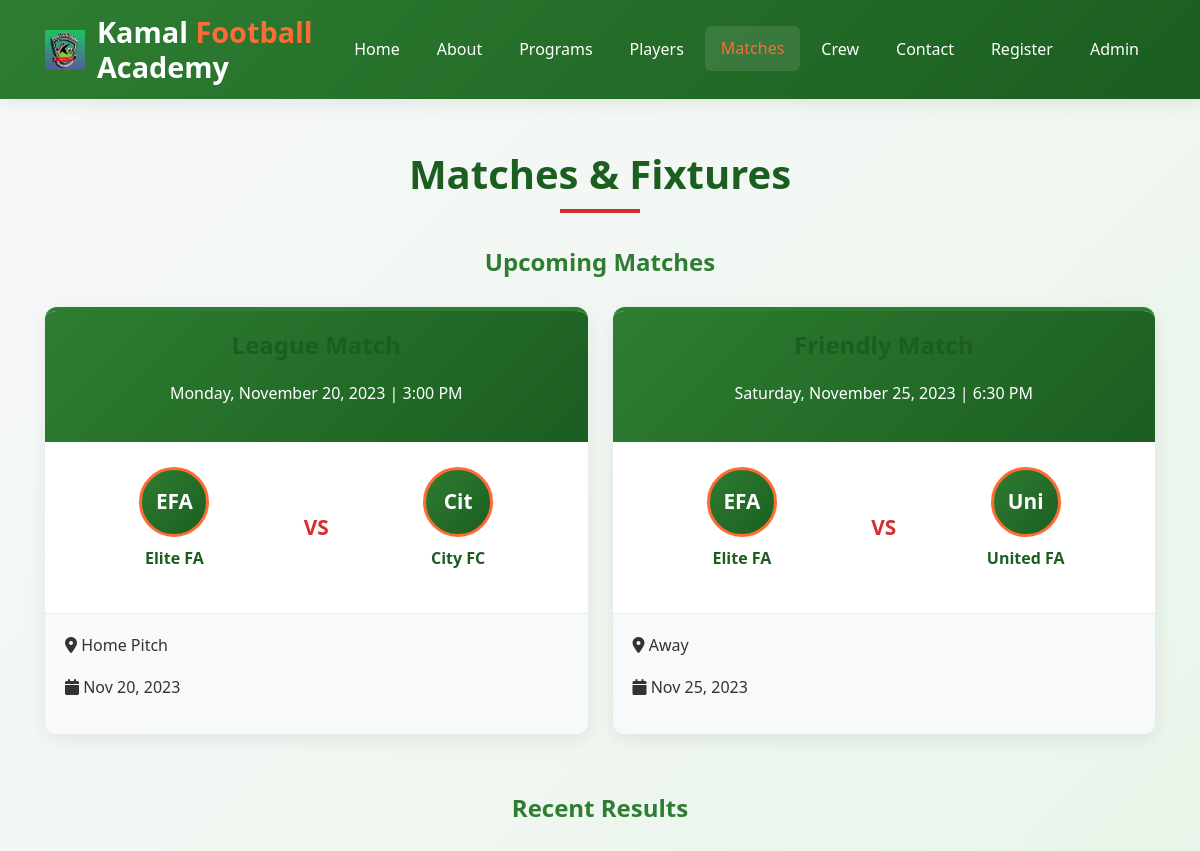
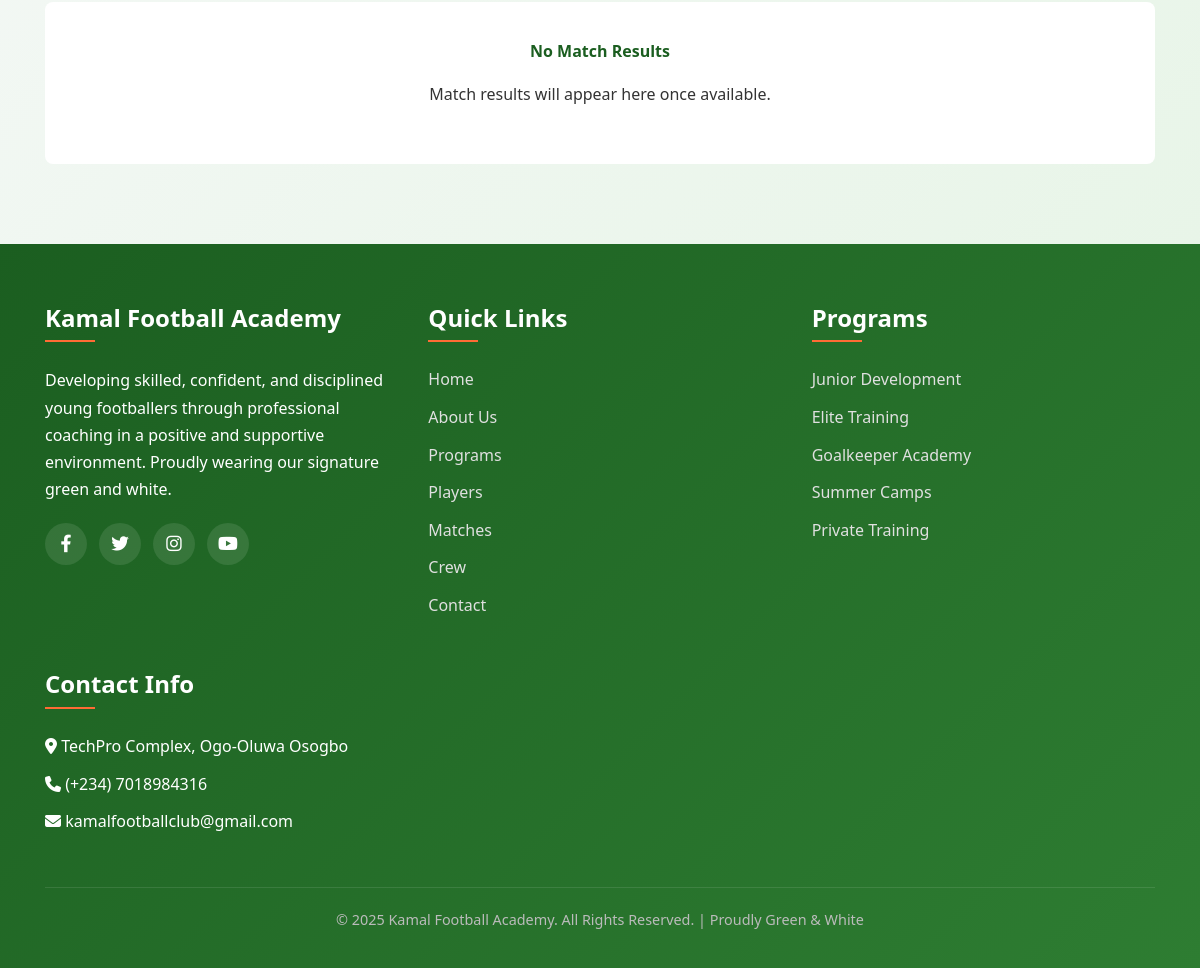
The app's page /matches.php with its own data (2 pictures, top to bottom).
### tables this page shows
CREATE TABLE matches (
    id INT AUTO_INCREMENT PRIMARY KEY,
    match_type ENUM('league', 'friendly', 'tournament'),
    opponent VARCHAR(100) NOT NULL,
    match_date DATE,
    match_time TIME,
    venue VARCHAR(100),
    our_score INT,
    opponent_score INT,
    status ENUM('upcoming', 'completed', 'cancelled'),
    created_at TIMESTAMP DEFAULT CURRENT_TIMESTAMP
);

### matches.php (the view, shortened to what this page needs)
<?php
include 'includes/header.php';
$upcoming_matches = $pdo->query("SELECT * FROM matches WHERE status = 'upcoming' ORDER BY match_date ASC")->fetchAll();
$completed_matches = $pdo->query("SELECT * FROM matches WHERE status = 'completed' ORDER BY match_date DESC LIMIT 10")->fetchAll();
?>
<section class="facilities" style="padding-top: 150px;">
    <div class="container">
        <h2>Matches & Fixtures</h2>
        <div style="margin-bottom: 60px;">
            <h3 style="text-align: center; margin-bottom: 30px; color: var(--primary);">Upcoming Matches</h3>
            <?php if (empty($upcoming_matches)): ?>
                <div style="text-align: center; padding: 40px; background: white; border-radius: 8px;">
                    <h4>No Upcoming Matches</h4>
                    <p>Check back later for upcoming fixtures.</p>
                </div>
            <?php else: ?>
                <div class="matches-container">
                    <?php foreach ($upcoming_matches as $match): ?>
                    <div class="match-card">
                        <div class="match-header">
                            <h3><?php echo ucfirst($match['match_type']); ?> Match</h3>
                            <p><?php echo date('l, F j, Y', strtotime($match['match_date'])); ?> | <?php echo date('g:i A', strtotime($match['match_time'])); ?></p>
                        </div>
                        <div class="match-teams">
                            <div class="team">
                                <div class="team-logo">EFA</div>
                                <h4>Elite FA</h4>
                            </div>
                            <div class="vs">VS</div>
                            <div class="team">
                                <div class="team-logo"><?php echo substr($match['opponent'], 0, 3); ?></div>
                                <h4><?php echo htmlspecialchars($match['opponent']); ?></h4>
                            </div>
                        </div>
                        <div class="match-details">
                            <p><i class="fas fa-map-marker-alt"></i> <?php echo htmlspecialchars($match['venue']); ?></p>
                            <p><i class="fas fa-calendar"></i> <?php echo date('M j, Y', strtotime($match['match_date'])); ?></p>
                        </div>
                    </div>
                    <?php endforeach; ?>
                </div>
            <?php endif; ?>
        </div>
        <div>
            <h3 style="text-align: center; margin-bottom: 30px; color: var(--primary);">Recent Results</h3>
            <?php if (empty($completed_matches)): ?>
                <div style="text-align: center; padding: 40px; background: white; border-radius: 8px;">
                    <h4>No Match Results</h4>
                    <p>Match results will appear here once available.</p>
                </div>
            <?php endif; ?>
        </div>
    </div>
</section>
<?php include 'includes/footer.php'; ?>

### includes/header.php (shortened to what this page needs)
<!DOCTYPE html>
<html lang="en">
<head>
    <link rel="stylesheet" href="https://cdnjs.cloudflare.com/ajax/libs/font-awesome/6.4.0/css/all.min.css">
    <link rel="stylesheet" href="css/style.css">
</head>
<body>
    <header>
        <div class="container header-container">
            <div class="logo">
                <img src="image/logo.jpg" alt="Kamal Football Academy Logo" onerror="this.style.display='none'" style="height: 40px;width: 40px;">
                <h1>Kamal <span>Football</span> Academy</h1>
            </div>
            <nav>
                <ul>
                    <li><a href="index.php" <?php echo basename($_SERVER['PHP_SELF']) == 'index.php' ? 'class="active"' : ''; ?>>Home</a></li>
                    <li><a href="about.php" <?php echo basename($_SERVER['PHP_SELF']) == 'about.php' ? 'class="active"' : ''; ?>>About</a></li>
                    <li><a href="programs.php" <?php echo basename($_SERVER['PHP_SELF']) == 'programs.php' ? 'class="active"' : ''; ?>>Programs</a></li>
                    <li><a href="players.php" <?php echo basename($_SERVER['PHP_SELF']) == 'players.php' ? 'class="active"' : ''; ?>>Players</a></li>
                    <li><a href="matches.php" <?php echo basename($_SERVER['PHP_SELF']) == 'matches.php' ? 'class="active"' : ''; ?>>Matches</a></li>
                    <li><a href="staff.php" <?php echo basename($_SERVER['PHP_SELF']) == 'staff.php' ? 'class="active"' : ''; ?>>Crew</a></li>
                    <li><a href="contact.php" <?php echo basename($_SERVER['PHP_SELF']) == 'contact.php' ? 'class="active"' : ''; ?>>Contact</a></li>
                    <li><a href="register.php" <?php echo basename($_SERVER['PHP_SELF']) == 'register.php' ? 'class="active"' : ''; ?>>Register</a></li>
                    <li><a href="admin-login.php" <?php echo basename($_SERVER['PHP_SELF']) == 'admin-login.php' || strpos($_SERVER['PHP_SELF'], 'admin-') !== false ? 'class="active"' : ''; ?>>Admin</a></li>
                </ul>
            </nav>
        </div>
    </header>

### includes/footer.php (shortened to what this page needs)
    <footer>
        <div class="container">
            <div class="footer-container">
                <div class="footer-col">
                    <h3>Kamal Football Academy</h3>
                    <p>Developing skilled, confident, and disciplined young footballers through professional coaching in a positive and supportive environment. Proudly wearing our signature green and white.</p>
                    <div class="social-links">
                        <a href="#"><i class="fab fa-facebook-f"></i></a>
                        <a href="#"><i class="fab fa-twitter"></i></a>
                        <a href="#"><i class="fab fa-instagram"></i></a>
                        <a href="#"><i class="fab fa-youtube"></i></a>
                    </div>
                </div>
                <div class="footer-col">
                    <h3>Quick Links</h3>
                    <ul class="footer-links">
                        <li><a href="index.php">Home</a></li>
                        <li><a href="about.php">About Us</a></li>
                        <li><a href="programs.php">Programs</a></li>
                        <li><a href="players.php">Players</a></li>
                        <li><a href="matches.php">Matches</a></li>
                        <li><a href="staff.php">Crew</a></li>
                        <li><a href="contact.php">Contact</a></li>
                    </ul>
                </div>
                <div class="footer-col">
                    <h3>Programs</h3>
                    <ul class="footer-links">
                        <li><a href="programs.php">Junior Development</a></li>
                        <li><a href="programs.php">Elite Training</a></li>
                        <li><a href="programs.php">Goalkeeper Academy</a></li>
                        <li><a href="programs.php">Summer Camps</a></li>
                        <li><a href="programs.php">Private Training</a></li>
                    </ul>
                </div>
                <div class="footer-col">
                    <h3>Contact Info</h3>
                    <ul class="footer-links">
                        <li><i class="fas fa-map-marker-alt"></i> TechPro Complex, Ogo-Oluwa Osogbo</li>
                        <li><i class="fas fa-phone"></i> (+234) 7018984316</li>
                        <li><i class="fas fa-envelope"></i> kamalfootballclub@gmail.com</li>
                    </ul>
                </div>
            </div>
            <div class="copyright">
                <p>&copy; 2025 Kamal Football Academy. All Rights Reserved. | Proudly Green & White</p>
            </div>
        </div>
    </footer>
</body>
</html>

### css/style.css (style rules this page uses)
* { margin: 0; padding: 0; box-sizing: border-box; font-family: 'Segoe UI', Tahoma, Geneva, Verdana, sans-serif; }
:root { --primary: #2e7d32; --secondary: #d32f2f; --accent: #ff6b35; --light: #f8f9fa; --dark: #1b5e20; --text: #333333; --white: #ffffff; --gray: #6c757d; --border: #e9ecef; }
html { scroll-behavior: smooth; }
body { line-height: 1.6; color: var(--text); background-color: var(--white); overflow-x: hidden; margin: 0 !important; padding: 0 !important; }
.container { width: 90%; max-width: 1200px; margin: 0 auto; padding: 0 15px; }
section { padding: 80px 0; }
h1, h2, h3, h4 { margin-bottom: 20px; color: var(--dark); line-height: 1.2; }
h1 { font-size: clamp(2.5rem, 5vw, 3.5rem); }
h2 { font-size: clamp(2rem, 4vw, 2.5rem); text-align: center; margin-bottom: 50px; position: relative; }
h2:after { content: ''; position: absolute; bottom: -15px; left: 50%; transform: translateX(-50%); width: 80px; height: 4px; background-color: var(--secondary); }
h3 { font-size: 1.5rem; }
p { margin-bottom: 15px; line-height: 1.7; }
header { background: linear-gradient(135deg, var(--primary) 0%, var(--dark) 100%); color: white; padding: 15px 0; position: fixed; width: 100%; top: 0; z-index: 1000; box-shadow: 0 2px 20px rgba(0, 0, 0, 0.1); backdrop-filter: blur(10px); }
.header-container { display: flex; justify-content: space-between; align-items: center; position: relative; }
.logo { display: flex; align-items: center; gap: 12px; z-index: 1002; }
.logo h1 { font-size: clamp(1.3rem, 3vw, 1.8rem); margin-bottom: 0; color: white; }
.logo span { color: var(--accent); }
nav ul { display: flex; list-style: none; margin: 0; padding: 0; gap: 5px; }
nav ul li a { color: white; text-decoration: none; font-weight: 500; transition: all 0.3s; padding: 10px 16px; border-radius: 6px; display: block; position: relative; }
nav ul li a:hover, nav ul li a.active { color: var(--accent); background-color: rgba(255, 255, 255, 0.1); transform: translateY(-1px); }
.facilities { background: linear-gradient(135deg, var(--light) 0%, #e8f5e8 100%); }
footer { background: linear-gradient(135deg, var(--dark) 0%, var(--primary) 100%); color: white; padding: 60px 0 20px; }
.footer-container { display: grid; grid-template-columns: repeat(auto-fit, minmax(250px, 1fr)); gap: 40px; margin-bottom: 40px; }
.footer-col h3 { color: white; margin-bottom: 25px; position: relative; padding-bottom: 10px; }
.footer-col h3:after { content: ''; position: absolute; bottom: 0; left: 0; width: 50px; height: 2px; background-color: var(--accent); }
.footer-links { list-style: none; }
.footer-links li { margin-bottom: 12px; }
.footer-links li a { color: #e0e0e0; text-decoration: none; transition: all 0.3s ease; display: inline-block; }
.social-links { display: flex; gap: 12px; margin-top: 20px; }
.social-links a { display: flex; align-items: center; justify-content: center; width: 42px; height: 42px; background-color: rgba(255, 255, 255, 0.1); color: white; border-radius: 50%; text-decoration: none; transition: all 0.3s ease; font-size: 1.1rem; }
.copyright { text-align: center; padding-top: 20px; border-top: 1px solid rgba(255, 255, 255, 0.1); font-size: 0.9rem; color: #bbb; }
.matches-container { display: grid; grid-template-columns: repeat(auto-fit, minmax(320px, 1fr)); gap: 25px; }
.match-card { background-color: var(--white); border-radius: 12px; overflow: hidden; box-shadow: 0 5px 20px rgba(0, 0, 0, 0.08); border-top: 4px solid var(--primary); transition: transform 0.3s ease; }
.match-header { background: linear-gradient(135deg, var(--primary) 0%, var(--dark) 100%); color: white; padding: 20px; text-align: center; }
.match-teams { display: flex; justify-content: space-between; align-items: center; padding: 25px 20px; }
.team { text-align: center; flex: 1; }
.team-logo { width: 70px; height: 70px; margin: 0 auto 12px; background: linear-gradient(135deg, var(--primary) 0%, var(--dark) 100%); color: white; border-radius: 50%; display: flex; align-items: center; justify-content: center; font-weight: bold; font-size: 1.3rem; border: 3px solid var(--accent); }
.vs { font-weight: bold; margin: 0 20px; color: var(--secondary); font-size: 1.3rem; }
.match-details { padding: 18px 20px; background-color: var(--light); border-top: 1px solid var(--border); }
@media (max-width: 1200px) { .container { width: 95%; } }
img { max-width: 100%; height: auto; }

### records on screen
matches: match_date "Monday, November 20, 2023", match_time "3:00 PM", opponent "Cit", opponent "City FC", venue "Home Pitch", match_date "Nov 20, 2023"
matches: match_date "Saturday, November 25, 2023", match_time "6:30 PM", opponent "Uni", opponent "United FA", venue "Away", match_date "Nov 25, 2023"
